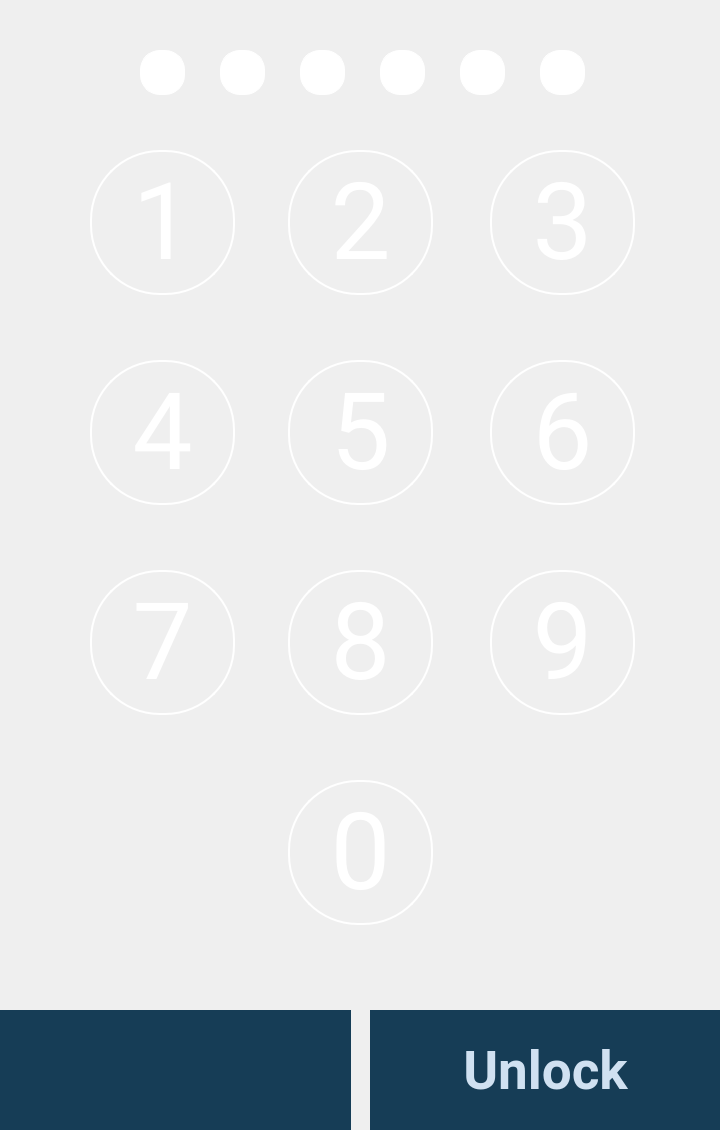
<?xml version="1.0" encoding="UTF-8"?>
<ui version="4.0">
 <class>PasscodeUnlock</class>
 <widget class="QWidget" name="PasscodeUnlock">
  <property name="geometry">
   <rect>
    <x>0</x>
    <y>0</y>
    <width>720</width>
    <height>1130</height>
   </rect>
  </property>
  <property name="font">
   <font>
    <family>Roboto</family>
   </font>
  </property>
  <property name="windowTitle">
   <string>Form</string>
  </property>
  <widget class="QStackedWidget" name="stackedWidget">
   <property name="geometry">
    <rect>
     <x>0</x>
     <y>0</y>
     <width>720</width>
     <height>1130</height>
    </rect>
   </property>
   <widget class="QWidget" name="page">
    <widget class="QPushButton" name="button1_5">
     <property name="geometry">
      <rect>
       <x>380</x>
       <y>50</y>
       <width>45</width>
       <height>45</height>
      </rect>
     </property>
     <property name="sizePolicy">
      <sizepolicy hsizetype="Fixed" vsizetype="Fixed">
       <horstretch>0</horstretch>
       <verstretch>0</verstretch>
      </sizepolicy>
     </property>
     <property name="font">
      <font>
       <family>Roboto</family>
       <pointsize>40</pointsize>
      </font>
     </property>
     <property name="styleSheet">
      <string notr="true">border: 1px solid rgb(255,255,255);
border-radius: 20%;
background-color: rgb(255, 255, 255);
color: rgb(255, 255, 255)</string>
     </property>
     <property name="text">
      <string/>
     </property>
     <property name="iconSize">
      <size>
       <width>16</width>
       <height>16</height>
      </size>
     </property>
    </widget>
    <widget class="QPushButton" name="button1_3">
     <property name="geometry">
      <rect>
       <x>220</x>
       <y>50</y>
       <width>45</width>
       <height>45</height>
      </rect>
     </property>
     <property name="sizePolicy">
      <sizepolicy hsizetype="Fixed" vsizetype="Fixed">
       <horstretch>0</horstretch>
       <verstretch>0</verstretch>
      </sizepolicy>
     </property>
     <property name="font">
      <font>
       <family>Roboto</family>
       <pointsize>40</pointsize>
      </font>
     </property>
     <property name="styleSheet">
      <string notr="true">border: 1px solid rgb(255,255,255);
border-radius: 20%;
background-color: rgb(255, 255, 255);
color: rgb(255, 255, 255)</string>
     </property>
     <property name="text">
      <string/>
     </property>
     <property name="iconSize">
      <size>
       <width>16</width>
       <height>16</height>
      </size>
     </property>
    </widget>
    <widget class="QPushButton" name="button1_4">
     <property name="geometry">
      <rect>
       <x>300</x>
       <y>50</y>
       <width>45</width>
       <height>45</height>
      </rect>
     </property>
     <property name="sizePolicy">
      <sizepolicy hsizetype="Fixed" vsizetype="Fixed">
       <horstretch>0</horstretch>
       <verstretch>0</verstretch>
      </sizepolicy>
     </property>
     <property name="font">
      <font>
       <family>Roboto</family>
       <pointsize>40</pointsize>
      </font>
     </property>
     <property name="styleSheet">
      <string notr="true">border: 1px solid rgb(255,255,255);
border-radius: 20%;
background-color: rgb(255, 255, 255);
color: rgb(255, 255, 255)</string>
     </property>
     <property name="text">
      <string/>
     </property>
     <property name="iconSize">
      <size>
       <width>16</width>
       <height>16</height>
      </size>
     </property>
    </widget>
    <widget class="QPushButton" name="button1_6">
     <property name="geometry">
      <rect>
       <x>460</x>
       <y>50</y>
       <width>45</width>
       <height>45</height>
      </rect>
     </property>
     <property name="sizePolicy">
      <sizepolicy hsizetype="Fixed" vsizetype="Fixed">
       <horstretch>0</horstretch>
       <verstretch>0</verstretch>
      </sizepolicy>
     </property>
     <property name="font">
      <font>
       <family>Roboto</family>
       <pointsize>40</pointsize>
      </font>
     </property>
     <property name="styleSheet">
      <string notr="true">border: 1px solid rgb(255,255,255);
border-radius: 20%;
background-color: rgb(255, 255, 255);
color: rgb(255, 255, 255)</string>
     </property>
     <property name="text">
      <string/>
     </property>
     <property name="iconSize">
      <size>
       <width>16</width>
       <height>16</height>
      </size>
     </property>
    </widget>
    <widget class="QPushButton" name="button1_2">
     <property name="geometry">
      <rect>
       <x>140</x>
       <y>50</y>
       <width>45</width>
       <height>45</height>
      </rect>
     </property>
     <property name="sizePolicy">
      <sizepolicy hsizetype="Fixed" vsizetype="Fixed">
       <horstretch>0</horstretch>
       <verstretch>0</verstretch>
      </sizepolicy>
     </property>
     <property name="font">
      <font>
       <family>Roboto</family>
       <pointsize>40</pointsize>
      </font>
     </property>
     <property name="styleSheet">
      <string notr="true">border: 1px solid rgb(255,255,255);
border-radius: 20%;
background-color: rgb(255, 255, 255);
color: rgb(255, 255, 255)</string>
     </property>
     <property name="text">
      <string/>
     </property>
     <property name="iconSize">
      <size>
       <width>16</width>
       <height>16</height>
      </size>
     </property>
    </widget>
    <widget class="QPushButton" name="button1_7">
     <property name="geometry">
      <rect>
       <x>540</x>
       <y>50</y>
       <width>45</width>
       <height>45</height>
      </rect>
     </property>
     <property name="sizePolicy">
      <sizepolicy hsizetype="Fixed" vsizetype="Fixed">
       <horstretch>0</horstretch>
       <verstretch>0</verstretch>
      </sizepolicy>
     </property>
     <property name="font">
      <font>
       <family>Roboto</family>
       <pointsize>40</pointsize>
      </font>
     </property>
     <property name="styleSheet">
      <string notr="true">border: 1px solid rgb(255,255,255);
border-radius: 20%;
background-color: rgb(255, 255, 255);
color: rgb(255, 255, 255)</string>
     </property>
     <property name="text">
      <string/>
     </property>
     <property name="iconSize">
      <size>
       <width>16</width>
       <height>16</height>
      </size>
     </property>
    </widget>
    <widget class="QPushButton" name="button9">
     <property name="geometry">
      <rect>
       <x>490</x>
       <y>570</y>
       <width>145</width>
       <height>145</height>
      </rect>
     </property>
     <property name="font">
      <font>
       <family>Roboto</family>
       <pointsize>80</pointsize>
      </font>
     </property>
     <property name="styleSheet">
      <string notr="true">border: 2px solid rgb(255, 255, 255);
border-radius: 70%;
background-color: rgb(255, 255, 255,0);
color: rgb(255, 255, 255)</string>
     </property>
     <property name="text">
      <string>9</string>
     </property>
    </widget>
    <widget class="QPushButton" name="button4">
     <property name="geometry">
      <rect>
       <x>90</x>
       <y>360</y>
       <width>145</width>
       <height>145</height>
      </rect>
     </property>
     <property name="font">
      <font>
       <family>Roboto</family>
       <pointsize>80</pointsize>
      </font>
     </property>
     <property name="styleSheet">
      <string notr="true">border: 2px solid rgb(255, 255, 255);
border-radius: 70%;
background-color: rgb(255, 255, 255,0);
color: rgb(255, 255, 255)</string>
     </property>
     <property name="text">
      <string>4</string>
     </property>
    </widget>
    <widget class="QPushButton" name="button1">
     <property name="geometry">
      <rect>
       <x>90</x>
       <y>150</y>
       <width>145</width>
       <height>145</height>
      </rect>
     </property>
     <property name="sizePolicy">
      <sizepolicy hsizetype="Fixed" vsizetype="Fixed">
       <horstretch>0</horstretch>
       <verstretch>0</verstretch>
      </sizepolicy>
     </property>
     <property name="font">
      <font>
       <family>Roboto</family>
       <pointsize>80</pointsize>
      </font>
     </property>
     <property name="styleSheet">
      <string notr="true">border: 2px solid rgb(255, 255, 255);
border-radius: 70%;
background-color: rgb(255, 255, 255,0);
color: rgb(255, 255, 255)</string>
     </property>
     <property name="text">
      <string>1</string>
     </property>
     <property name="iconSize">
      <size>
       <width>16</width>
       <height>16</height>
      </size>
     </property>
    </widget>
    <widget class="QPushButton" name="button2">
     <property name="geometry">
      <rect>
       <x>288</x>
       <y>150</y>
       <width>145</width>
       <height>145</height>
      </rect>
     </property>
     <property name="font">
      <font>
       <family>Roboto</family>
       <pointsize>80</pointsize>
      </font>
     </property>
     <property name="styleSheet">
      <string notr="true">border: 2px solid rgb(255, 255, 255);
border-radius: 70%;
background-color: rgb(255, 255, 255,0);
color: rgb(255, 255, 255)</string>
     </property>
     <property name="text">
      <string>2</string>
     </property>
    </widget>
    <widget class="QPushButton" name="button3">
     <property name="geometry">
      <rect>
       <x>490</x>
       <y>150</y>
       <width>145</width>
       <height>145</height>
      </rect>
     </property>
     <property name="font">
      <font>
       <family>Roboto</family>
       <pointsize>80</pointsize>
      </font>
     </property>
     <property name="styleSheet">
      <string notr="true">border: 2px solid rgb(255, 255, 255);
border-radius: 70%;
background-color: rgb(255, 255, 255,0);
color: rgb(255, 255, 255)</string>
     </property>
     <property name="text">
      <string>3</string>
     </property>
    </widget>
    <widget class="QPushButton" name="button6">
     <property name="geometry">
      <rect>
       <x>490</x>
       <y>360</y>
       <width>145</width>
       <height>145</height>
      </rect>
     </property>
     <property name="font">
      <font>
       <family>Roboto</family>
       <pointsize>80</pointsize>
      </font>
     </property>
     <property name="styleSheet">
      <string notr="true">border: 2px solid rgb(255, 255, 255);
border-radius: 70%;
background-color: rgb(255, 255, 255,0);
color: rgb(255, 255, 255)</string>
     </property>
     <property name="text">
      <string>6</string>
     </property>
    </widget>
    <widget class="QPushButton" name="button8">
     <property name="geometry">
      <rect>
       <x>288</x>
       <y>570</y>
       <width>145</width>
       <height>145</height>
      </rect>
     </property>
     <property name="font">
      <font>
       <family>Roboto</family>
       <pointsize>80</pointsize>
      </font>
     </property>
     <property name="styleSheet">
      <string notr="true">border: 2px solid rgb(255, 255, 255);
border-radius: 70%;
background-color: rgb(255, 255, 255,0);
color: rgb(255, 255, 255)</string>
     </property>
     <property name="text">
      <string>8</string>
     </property>
    </widget>
    <widget class="QPushButton" name="button0">
     <property name="geometry">
      <rect>
       <x>288</x>
       <y>780</y>
       <width>145</width>
       <height>145</height>
      </rect>
     </property>
     <property name="font">
      <font>
       <family>Roboto</family>
       <pointsize>80</pointsize>
      </font>
     </property>
     <property name="styleSheet">
      <string notr="true">border: 2px solid rgb(255, 255, 255);
border-radius: 70%;
background-color: rgb(255, 255, 255,0);
color: rgb(255, 255, 255)</string>
     </property>
     <property name="text">
      <string>0</string>
     </property>
    </widget>
    <widget class="QPushButton" name="button7">
     <property name="geometry">
      <rect>
       <x>90</x>
       <y>570</y>
       <width>145</width>
       <height>145</height>
      </rect>
     </property>
     <property name="font">
      <font>
       <family>Roboto</family>
       <pointsize>80</pointsize>
      </font>
     </property>
     <property name="styleSheet">
      <string notr="true">border: 2px solid rgb(255, 255, 255);
border-radius: 70%;
background-color: rgb(255, 255, 255,0);
color: rgb(255, 255, 255)</string>
     </property>
     <property name="text">
      <string>7</string>
     </property>
    </widget>
    <widget class="QPushButton" name="button5">
     <property name="geometry">
      <rect>
       <x>288</x>
       <y>360</y>
       <width>145</width>
       <height>145</height>
      </rect>
     </property>
     <property name="font">
      <font>
       <family>Roboto</family>
       <pointsize>80</pointsize>
      </font>
     </property>
     <property name="styleSheet">
      <string notr="true">border: 2px solid rgb(255, 255, 255);
border-radius: 70%;
background-color: rgb(255, 255, 255,0);
color: rgb(255, 255, 255)</string>
     </property>
     <property name="text">
      <string>5</string>
     </property>
    </widget>
    <widget class="QPushButton" name="buttonBack">
     <property name="geometry">
      <rect>
       <x>0</x>
       <y>1010</y>
       <width>351</width>
       <height>121</height>
      </rect>
     </property>
     <property name="font">
      <font>
       <family>Roboto</family>
       <pointsize>14</pointsize>
       <weight>75</weight>
       <bold>true</bold>
      </font>
     </property>
     <property name="styleSheet">
      <string notr="true">border-radius: 70%;
background-color: rgb(22,61,86);
color: rgb(208,225,241)</string>
     </property>
     <property name="text">
      <string/>
     </property>
     <property name="icon">
      <iconset resource="resources.qrc">
       <normaloff>:/Images/XatekUI_BackArrow.png</normaloff>:/Images/XatekUI_BackArrow.png</iconset>
     </property>
     <property name="iconSize">
      <size>
       <width>73</width>
       <height>62</height>
      </size>
     </property>
    </widget>
    <widget class="QPushButton" name="buttonUnlock">
     <property name="geometry">
      <rect>
       <x>370</x>
       <y>1010</y>
       <width>351</width>
       <height>121</height>
      </rect>
     </property>
     <property name="font">
      <font>
       <family>Roboto</family>
       <pointsize>40</pointsize>
       <weight>75</weight>
       <bold>true</bold>
      </font>
     </property>
     <property name="styleSheet">
      <string notr="true">border-radius: 70%;
background-color: rgb(22,61,86);
color: rgb(208,225,241)</string>
     </property>
     <property name="text">
      <string>Unlock</string>
     </property>
     <property name="iconSize">
      <size>
       <width>73</width>
       <height>62</height>
      </size>
     </property>
    </widget>
   </widget>
  </widget>
 </widget>
 <resources>
  <include location="resources.qrc"/>
 </resources>
 <connections/>
</ui>
